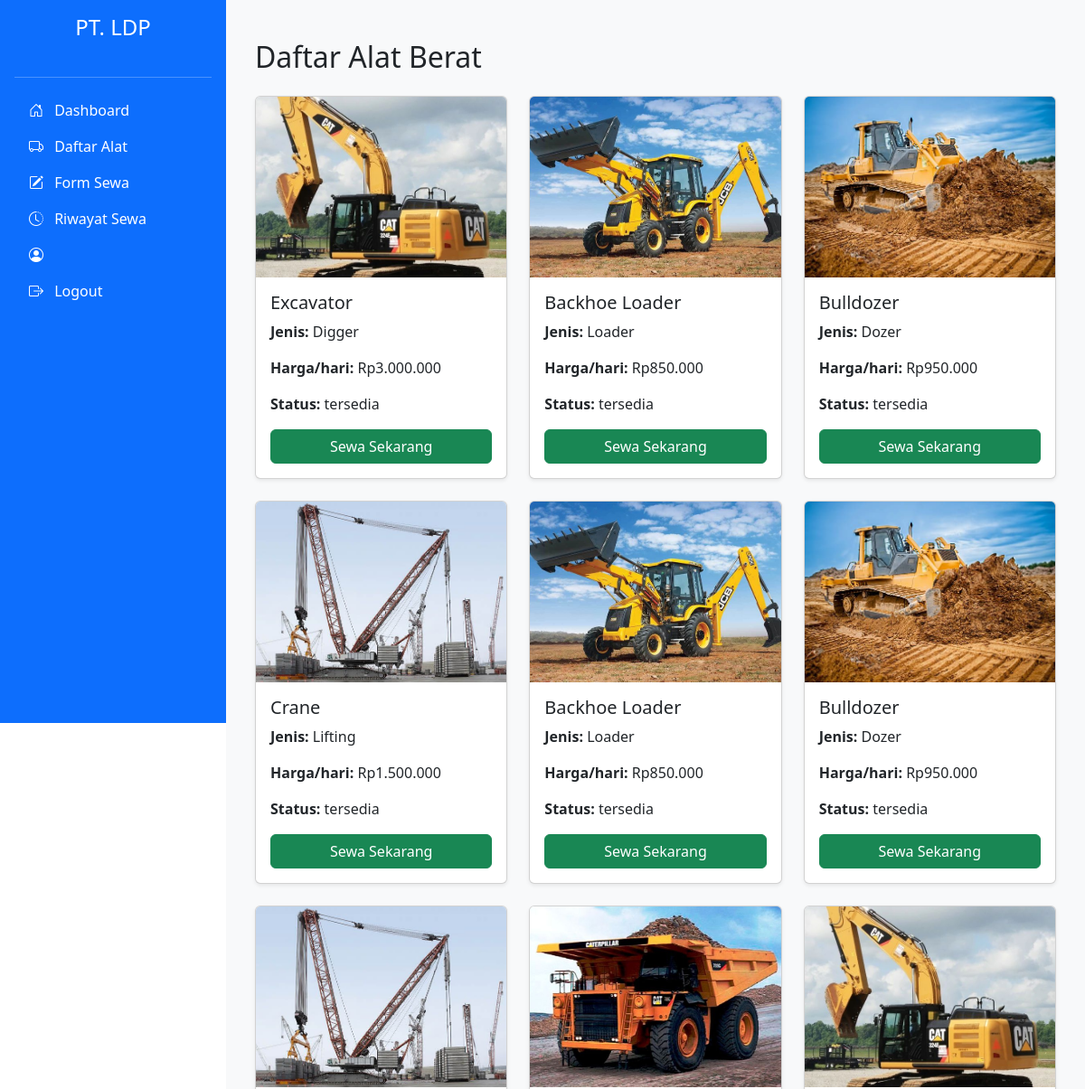
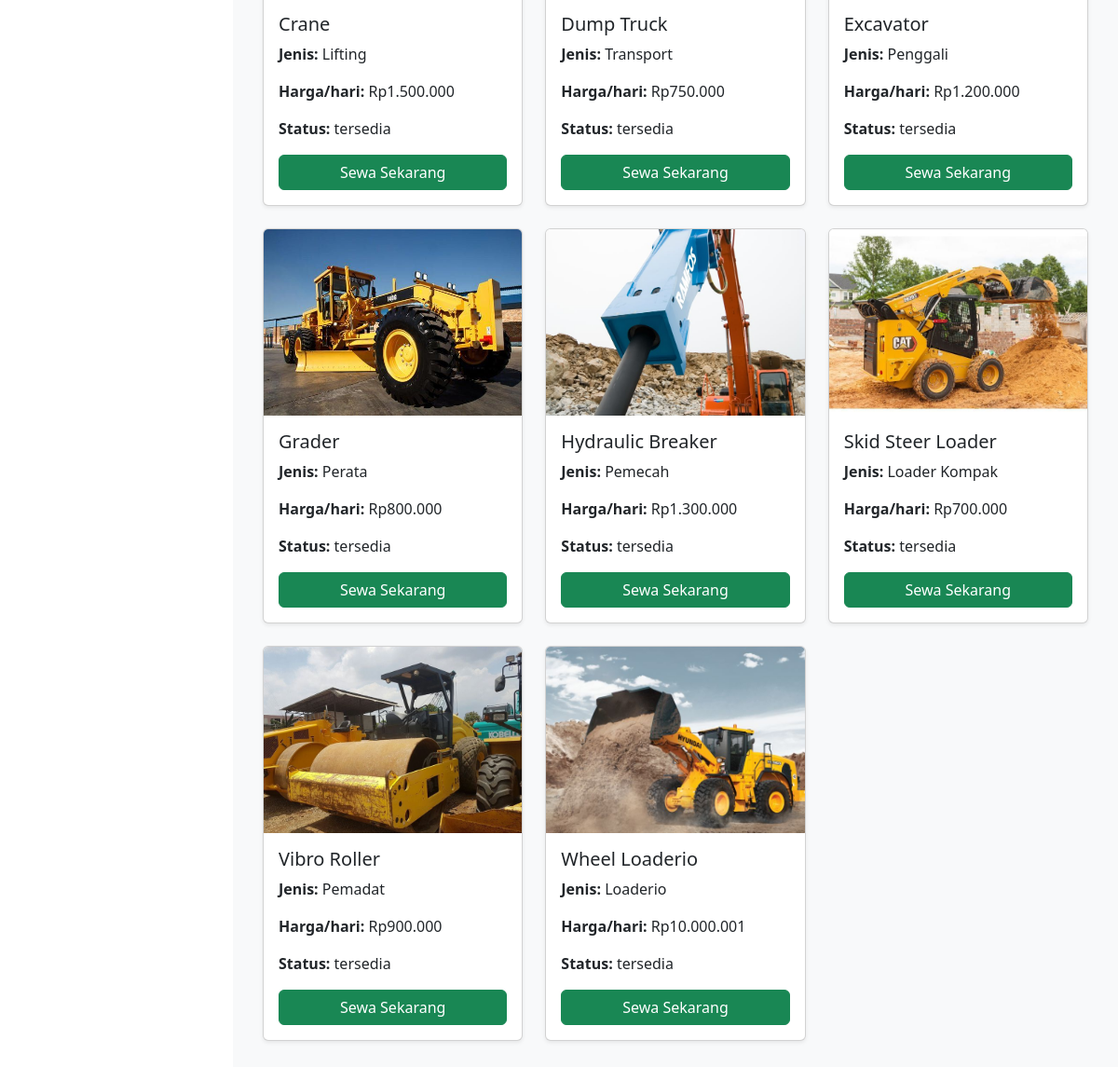
/alat_berat.php, run on the app's committed database (2 pictures, top to bottom).
### tables this page shows
CREATE TABLE `alat_berat` (
  `id` int NOT NULL,
  `nama_alat` varchar(100) DEFAULT NULL,
  `jenis` varchar(50) DEFAULT NULL,
  `harga_per_hari` int DEFAULT NULL,
  `foto` varchar(255) DEFAULT NULL,
  `status` enum('tersedia','disewa') DEFAULT 'tersedia',
  `id_kategori` int DEFAULT NULL
);

### alat_berat.php (the view, shortened to what this page needs)
<?php
include 'config/db.php';
?>
<!DOCTYPE html>
<html lang="id">
<head>
  <link href="https://cdn.jsdelivr.net/npm/bootstrap@5.3.0/dist/css/bootstrap.min.css" rel="stylesheet">
</head>
<body>
  <?php include 'partials/sidebar.php'; ?>
  <div class="content">
    <div class="container mt-4">
      <h2 class="mb-4">Daftar Alat Berat</h2>
      <div class="row">
        <?php
        $query = mysqli_query($conn, "SELECT * FROM alat_berat");
        while ($row = mysqli_fetch_assoc($query)) {
        ?>
          <div class="col-md-4 mb-4">
            <div class="card h-100 shadow-sm">
              <img src="assets/img/<?php echo htmlspecialchars($row['foto']); ?>" class="card-img-top" alt="<?php echo htmlspecialchars($row['nama_alat']); ?>" style="height: 200px; object-fit: cover;">
              <div class="card-body">
                <h5 class="card-title"><?php echo htmlspecialchars($row['nama_alat']); ?></h5>
                <p class="card-text"><strong>Jenis:</strong> <?php echo htmlspecialchars($row['jenis']); ?></p>
                <p class="card-text"><strong>Harga/hari:</strong> Rp<?php echo number_format($row['harga_per_hari'], 0, ',', '.'); ?></p>
                <p class="card-text"><strong>Status:</strong> <?php echo htmlspecialchars($row['status']); ?></p>
                <?php if ($row['status'] == 'tersedia') { ?>
                  <a href="form_sewa.php?id=<?php echo $row['id']; ?>" class="btn btn-success w-100">Sewa Sekarang</a>
                <?php } else { ?>
                  <button class="btn btn-danger w-100" disabled>Tidak Tersedia</button>
                <?php } ?>
              </div>
            </div>
          </div>
        <?php } ?>
      </div>
    </div>
  </div>
</body>
</html>

### partials/sidebar.php (shortened to what this page needs)
<head>
    <link href="https://cdn.jsdelivr.net/npm/bootstrap@5.3.0/dist/css/bootstrap.min.css" rel="stylesheet">
    <link href="https://cdn.jsdelivr.net/npm/bootstrap-icons@1.10.5/font/bootstrap-icons.css" rel="stylesheet">
</head>
<body>
    <div class="sidebar d-flex flex-column p-3">
        <h4 class="text-white text-center mb-4">PT. LDP</h4>
        <hr class="text-white">
        <ul class="nav nav-pills flex-column mb-auto">
            <li><a href="dashboard_user.php" class="nav-link text-white"><i class="bi bi-house-door me-2"></i> Dashboard</a></li>
            <li><a href="alat_berat.php" class="nav-link text-white"><i class="bi bi-truck me-2"></i> Daftar Alat</a></li>
            <li><a href="form_sewa.php" class="nav-link text-white"><i class="bi bi-pencil-square me-2"></i> Form Sewa</a></li>
            <li><a href="riwayat_sewa.php" class="nav-link text-white"><i class="bi bi-clock-history me-2"></i> Riwayat Sewa</a></li>
            <li><a href="profil.php" class="nav-link text-white"><i class="bi bi-person-circle me-2"></i> <?php echo htmlspecialchars($_SESSION['nama']); ?></a></li>
            <li><a href="logout.php" class="nav-link text-white"><i class="bi bi-box-arrow-right me-2"></i> Logout</a></li>
        </ul>
    </div>

### alat_berat.php (style rules this page uses)
.content { margin-left: 250px; padding: 20px; background-color: #f8f9fa; min-height: 100vh; }

### partials/sidebar.php (style rules this page uses)
.sidebar { position: fixed; top: 0; left: 0; height: 100vh; width: 250px; background-color: #0d6efd; color: white; overflow-y: auto; z-index: 1000; }
.sidebar a { color: white; text-decoration: none; }

### data on the page
alat_berat: foto (picture), nama_alat "Excavator", jenis "Digger", harga_per_hari "3.000.000", status "tersedia"
alat_berat: foto (picture), nama_alat "Backhoe Loader", jenis "Loader", harga_per_hari "850.000", status "tersedia"
alat_berat: foto (picture), nama_alat "Bulldozer", jenis "Dozer", harga_per_hari "950.000", status "tersedia"
alat_berat: foto (picture), nama_alat "Crane", jenis "Lifting", harga_per_hari "1.500.000", status "tersedia"
alat_berat: foto (picture), nama_alat "Backhoe Loader", jenis "Loader", harga_per_hari "850.000", status "tersedia"
alat_berat: foto (picture), nama_alat "Bulldozer", jenis "Dozer", harga_per_hari "950.000", status "tersedia"
alat_berat: foto (picture), nama_alat "Crane", jenis "Lifting", harga_per_hari "1.500.000", status "tersedia"
alat_berat: foto (picture), nama_alat "Dump Truck", jenis "Transport", harga_per_hari "750.000", status "tersedia"
alat_berat: foto (picture), nama_alat "Excavator", jenis "Penggali", harga_per_hari "1.200.000", status "tersedia"
alat_berat: foto (picture), nama_alat "Grader", jenis "Perata", harga_per_hari "800.000", status "tersedia"
alat_berat: foto (picture), nama_alat "Hydraulic Breaker", jenis "Pemecah", harga_per_hari "1.300.000", status "tersedia"
alat_berat: foto (picture), nama_alat "Skid Steer Loader", jenis "Loader Kompak", harga_per_hari "700.000", status "tersedia"
alat_berat: foto (picture), nama_alat "Vibro Roller", jenis "Pemadat", harga_per_hari "900.000", status "tersedia"
alat_berat: foto (picture), nama_alat "Wheel Loaderio", jenis "Loaderio", harga_per_hari "10.000.001", status "tersedia"
